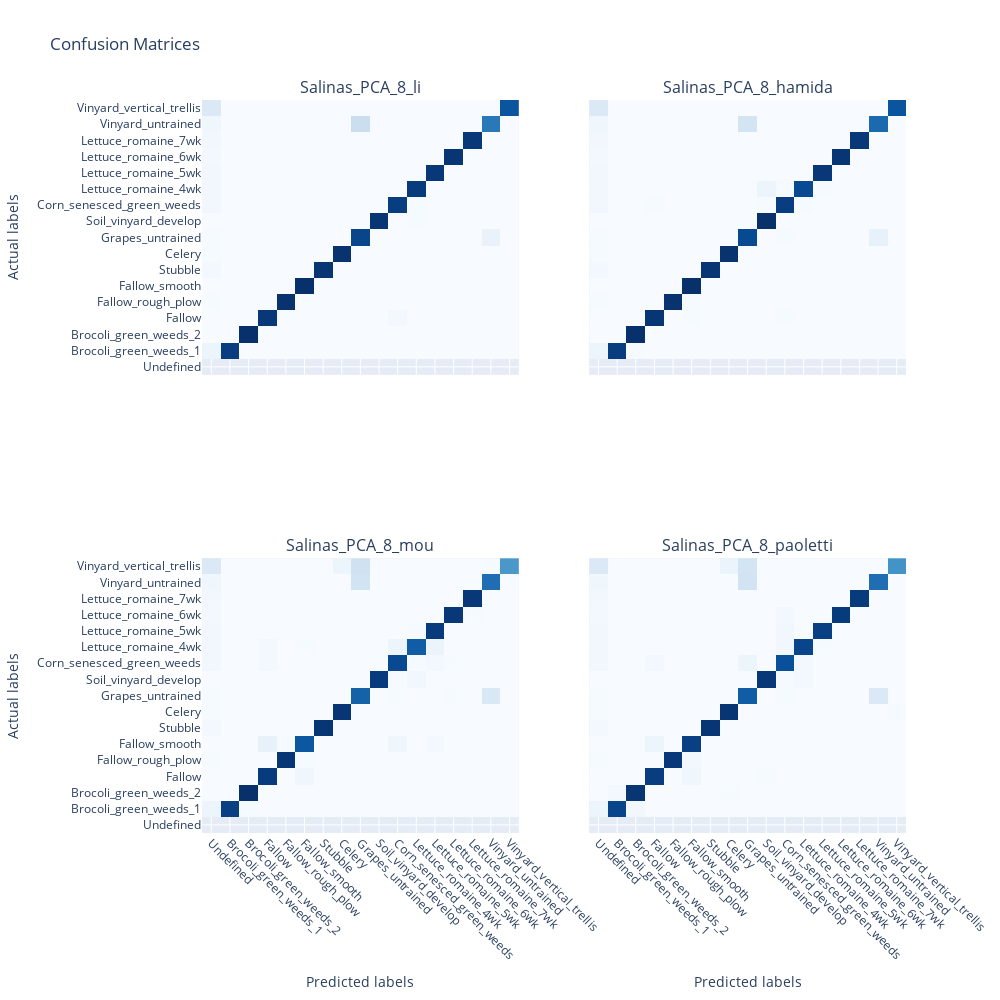

Notebook cell for this chart:
### Markdown cell above
## CONFUSION MATRICES

### Code cell
# ds = 'IndianPines'
ds = 'Salinas'
dr_method = 'PCA'
# dr_method = 'FastICA'
n_comps = 8

exps = [
    f'{ds}_{dr_method}_{n_comps}_li',
    f'{ds}_{dr_method}_{n_comps}_hamida',
    f'{ds}_{dr_method}_{n_comps}_mou',
    f'{ds}_{dr_method}_{n_comps}_paoletti'
]
show_confusion_matrices(df_results, exps, labels=LABELS[ds], normalize=True)

### Figure 1 — Plotly figure (JSON) as saved in the notebook; plotly's stock layout.template omitted (floating-point values rounded to 4 significant figures; data arrays with more than 128 entries replaced by an {"elided": "..."} marker saying what was removed)
{"data": [{"colorbar": {"title": {"text": "Normalized"}}, "colorscale": [[0, "rgb(247,251,255)"], [0.125, "rgb(222,235,247)"], [0.25, "rgb(198,219,239)"], [0.375, "rgb(158,202,225)"], [0.5, "rgb(107,174,214)"], [0.625, "rgb(66,146,198)"], [0.75, "rgb(33,113,181)"], [0.875, "rgb(8,81,156)"], [1, "rgb(8,48,107)"]], "showscale": false, "type": "heatmap", "x": ["Undefined", "Brocoli_green_weeds_1", "Brocoli_green_weeds_2", "Fallow", "Fallow_rough_plow", "Fallow_smooth", "Stubble", "Celery", "Grapes_untrained", "Soil_vinyard_develop", "Corn_senesced_green_weeds", "Lettuce_romaine_4wk", "Lettuce_romaine_5wk", "Lettuce_romaine_6wk", "Lettuce_romaine_7wk", "Vinyard_untrained", "Vinyard_vertical_trellis"], "xaxis": "x", "y": ["Undefined", "Brocoli_green_weeds_1", "Brocoli_green_weeds_2", "Fallow", "Fallow_rough_plow", "Fallow_smooth", "Stubble", "Celery", "Grapes_untrained", "Soil_vinyard_develop", "Corn_senesced_green_weeds", "Lettuce_romaine_4wk", "Lettuce_romaine_5wk", "Lettuce_romaine_6wk", "Lettuce_romaine_7wk", "Vinyard_untrained", "Vinyard_vertical_trellis"], "yaxis": "y", "z": {"elided": "17x17 float values"}, "zmax": 1, "zmin": 0}, {"colorbar": {"title": {"text": "Normalized"}}, "colorscale": [[0, "rgb(247,251,255)"], [0.125, "rgb(222,235,247)"], [0.25, "rgb(198,219,239)"], [0.375, "rgb(158,202,225)"], [0.5, "rgb(107,174,214)"], [0.625, "rgb(66,146,198)"], [0.75, "rgb(33,113,181)"], [0.875, "rgb(8,81,156)"], [1, "rgb(8,48,107)"]], "showscale": false, "type": "heatmap", "x": ["Undefined", "Brocoli_green_weeds_1", "Brocoli_green_weeds_2", "Fallow", "Fallow_rough_plow", "Fallow_smooth", "Stubble", "Celery", "Grapes_untrained", "Soil_vinyard_develop", "Corn_senesced_green_weeds", "Lettuce_romaine_4wk", "Lettuce_romaine_5wk", "Lettuce_romaine_6wk", "Lettuce_romaine_7wk", "Vinyard_untrained", "Vinyard_vertical_trellis"], "xaxis": "x2", "y": ["Undefined", "Brocoli_green_weeds_1", "Brocoli_green_weeds_2", "Fallow", "Fallow_rough_plow", "Fallow_smooth", "Stubble", "Celery", "Grapes_untrained", "Soil_vinyard_develop", "Corn_senesced_green_weeds", "Lettuce_romaine_4wk", "Lettuce_romaine_5wk", "Lettuce_romaine_6wk", "Lettuce_romaine_7wk", "Vinyard_untrained", "Vinyard_vertical_trellis"], "yaxis": "y2", "z": {"elided": "17x17 float values"}, "zmax": 1, "zmin": 0}, {"colorbar": {"title": {"text": "Normalized"}}, "colorscale": [[0, "rgb(247,251,255)"], [0.125, "rgb(222,235,247)"], [0.25, "rgb(198,219,239)"], [0.375, "rgb(158,202,225)"], [0.5, "rgb(107,174,214)"], [0.625, "rgb(66,146,198)"], [0.75, "rgb(33,113,181)"], [0.875, "rgb(8,81,156)"], [1, "rgb(8,48,107)"]], "showscale": false, "type": "heatmap", "x": ["Undefined", "Brocoli_green_weeds_1", "Brocoli_green_weeds_2", "Fallow", "Fallow_rough_plow", "Fallow_smooth", "Stubble", "Celery", "Grapes_untrained", "Soil_vinyard_develop", "Corn_senesced_green_weeds", "Lettuce_romaine_4wk", "Lettuce_romaine_5wk", "Lettuce_romaine_6wk", "Lettuce_romaine_7wk", "Vinyard_untrained", "Vinyard_vertical_trellis"], "xaxis": "x3", "y": ["Undefined", "Brocoli_green_weeds_1", "Brocoli_green_weeds_2", "Fallow", "Fallow_rough_plow", "Fallow_smooth", "Stubble", "Celery", "Grapes_untrained", "Soil_vinyard_develop", "Corn_senesced_green_weeds", "Lettuce_romaine_4wk", "Lettuce_romaine_5wk", "Lettuce_romaine_6wk", "Lettuce_romaine_7wk", "Vinyard_untrained", "Vinyard_vertical_trellis"], "yaxis": "y3", "z": {"elided": "17x17 float values"}, "zmax": 1, "zmin": 0}, {"colorbar": {"title": {"text": "Normalized"}}, "colorscale": [[0, "rgb(247,251,255)"], [0.125, "rgb(222,235,247)"], [0.25, "rgb(198,219,239)"], [0.375, "rgb(158,202,225)"], [0.5, "rgb(107,174,214)"], [0.625, "rgb(66,146,198)"], [0.75, "rgb(33,113,181)"], [0.875, "rgb(8,81,156)"], [1, "rgb(8,48,107)"]], "showscale": false, "type": "heatmap", "x": ["Undefined", "Brocoli_green_weeds_1", "Brocoli_green_weeds_2", "Fallow", "Fallow_rough_plow", "Fallow_smooth", "Stubble", "Celery", "Grapes_untrained", "Soil_vinyard_develop", "Corn_senesced_green_weeds", "Lettuce_romaine_4wk", "Lettuce_romaine_5wk", "Lettuce_romaine_6wk", "Lettuce_romaine_7wk", "Vinyard_untrained", "Vinyard_vertical_trellis"], "xaxis": "x4", "y": ["Undefined", "Brocoli_green_weeds_1", "Brocoli_green_weeds_2", "Fallow", "Fallow_rough_plow", "Fallow_smooth", "Stubble", "Celery", "Grapes_untrained", "Soil_vinyard_develop", "Corn_senesced_green_weeds", "Lettuce_romaine_4wk", "Lettuce_romaine_5wk", "Lettuce_romaine_6wk", "Lettuce_romaine_7wk", "Vinyard_untrained", "Vinyard_vertical_trellis"], "yaxis": "y4", "z": {"elided": "17x17 float values"}, "zmax": 1, "zmin": 0}], "layout": {"annotations": [{"font": {"size": 16}, "showarrow": false, "text": "Salinas_PCA_8_li", "x": 0.225, "xanchor": "center", "xref": "paper", "y": 1, "yanchor": "bottom", "yref": "paper"}, {"font": {"size": 16}, "showarrow": false, "text": "Salinas_PCA_8_hamida", "x": 0.775, "xanchor": "center", "xref": "paper", "y": 1, "yanchor": "bottom", "yref": "paper"}, {"font": {"size": 16}, "showarrow": false, "text": "Salinas_PCA_8_mou", "x": 0.225, "xanchor": "center", "xref": "paper", "y": 0.375, "yanchor": "bottom", "yref": "paper"}, {"font": {"size": 16}, "showarrow": false, "text": "Salinas_PCA_8_paoletti", "x": 0.775, "xanchor": "center", "xref": "paper", "y": 0.375, "yanchor": "bottom", "yref": "paper"}], "height": 1000, "showlegend": false, "title": {"text": "Confusion Matrices"}, "width": 1000, "xaxis": {"anchor": "y", "domain": [0, 0.45], "showticklabels": false}, "xaxis2": {"anchor": "y2", "domain": [0.55, 1], "showticklabels": false}, "xaxis3": {"anchor": "y3", "domain": [0, 0.45], "tickangle": 45, "title": {"text": "Predicted labels"}, "type": "category"}, "xaxis4": {"anchor": "y4", "domain": [0.55, 1], "tickangle": 45, "title": {"text": "Predicted labels"}, "type": "category"}, "yaxis": {"anchor": "x", "domain": [0.625, 1], "title": {"text": "Actual labels"}, "type": "category"}, "yaxis2": {"anchor": "x2", "domain": [0.625, 1], "showticklabels": false}, "yaxis3": {"anchor": "x3", "domain": [0, 0.375], "title": {"text": "Actual labels"}, "type": "category"}, "yaxis4": {"anchor": "x4", "domain": [0, 0.375], "showticklabels": false}}}
